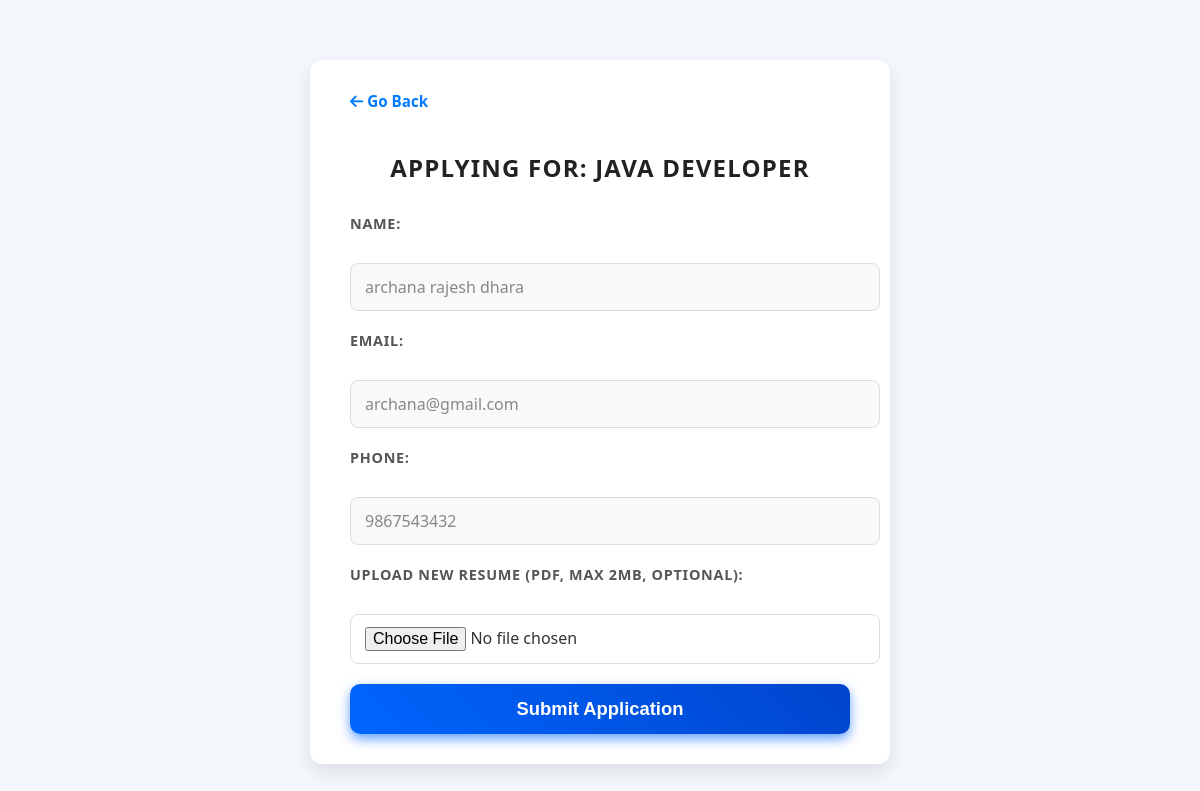
Page /apply.php?job_id=10 (signed in) on the committed database.
### tables this page shows
CREATE TABLE IF NOT EXISTS `jobs` (
  `job_id` int NOT NULL AUTO_INCREMENT,
  `title` varchar(255) DEFAULT NULL,
  `description` text,
  `posted_date` date NOT NULL DEFAULT (curdate()),
  `from_date` date DEFAULT NULL,
  `to_date` date DEFAULT NULL,
  `image` varchar(255) DEFAULT NULL,
  PRIMARY KEY (`job_id`)
);

CREATE TABLE IF NOT EXISTS `candidates` (
  `id` int NOT NULL AUTO_INCREMENT,
  `full_name` varchar(100) DEFAULT NULL,
  `email` varchar(100) DEFAULT NULL,
  `password` varchar(255) DEFAULT NULL,
  `contact` varchar(15) DEFAULT NULL,
  `gender` varchar(10) DEFAULT NULL,
  `qualification` varchar(100) DEFAULT NULL,
  `dob` date DEFAULT NULL,
  `photo` varchar(255) DEFAULT NULL,
  `resume` varchar(255) DEFAULT NULL,
  `experience_status` enum('Yes','No') DEFAULT NULL,
  `experience_details` text,
  `employee_type` tinyint(1) NOT NULL DEFAULT '0',
  `status` varchar(20) DEFAULT 'Pending',
  PRIMARY KEY (`id`),
  UNIQUE KEY `email` (`email`)
);

### apply.php (the view, shortened to what this page needs)
<?php
$conn = new mysqli("localhost", "root", "", "company_db");
$candidate_email = $_SESSION['candidate_email'];
$job_id = isset($_GET['job_id']) ? intval($_GET['job_id']) : 0;
$email_escaped = $conn->real_escape_string($candidate_email);
$sql = "SELECT * FROM candidates WHERE email = '$email_escaped'";
$result = $conn->query($sql);
$candidate = $result->fetch_assoc();
$job = null;
if ($job_id > 0) {
    $job_result = $conn->query("SELECT * FROM jobs WHERE job_id = $job_id");
    if ($job_result && $job_result->num_rows > 0) {
        $job = $job_result->fetch_assoc();
    }
}
?>
<!DOCTYPE html>
<html>
<head>
  <link rel="stylesheet" href="https://cdnjs.cloudflare.com/ajax/libs/font-awesome/6.5.0/css/all.min.css" />
</head>
<body>
<?php if ($job && $candidate): ?>
  <form action="submit_application.php" method="POST" enctype="multipart/form-data">
<a href="javascript:history.back()" style="
  display: inline-block;
  margin-bottom: 20px;
  text-decoration: none;
  color: #007bff;
  font-weight: 600;
  font-size: 0.95rem;
">
  <i class="fas fa-arrow-left"></i> Go Back
</a>
    <h2>Applying for: <?php echo htmlspecialchars($job['title']); ?></h2>
    <label>Name:</label><br>
    <input type="text" name="name" value="<?php echo htmlspecialchars($candidate['full_name']); ?>" readonly><br>
    <label>Email:</label><br>
    <input type="email" name="email" value="<?php echo htmlspecialchars($candidate['email']); ?>" readonly><br>
    <label>Phone:</label><br>
    <input type="text" name="phone" value="<?php echo htmlspecialchars($candidate['contact']); ?>" readonly><br>
    <label>Upload New Resume (PDF, max 2MB, optional):</label><br>
    <input type="file" name="resume" accept=".pdf"><br>
    <button type="submit">Submit Application</button>
  </form>
<?php else: ?>
  <p>Invalid job or candidate information not found.</p>
<?php endif; ?>
</body>
</html>

### apply.php (style rules this page uses)
body { font-family: 'Segoe UI', Tahoma, Geneva, Verdana, sans-serif; margin: 40px; background: #f4f7fc; color: #333; display: flex; justify-content: center; align-items: flex-start; min-height: 100vh; padding: 20px; }
form { background: #fff; max-width: 500px; width: 100%; padding: 30px 40px; border-radius: 12px; box-shadow: 0 8px 20px rgba(0,0,0,0.1); transition: box-shadow 0.3s ease; }
h2 { text-align: center; margin-bottom: 30px; font-weight: 700; color: #222; letter-spacing: 1.2px; text-transform: uppercase; }
label { display: block; font-weight: 600; margin-bottom: 8px; color: #555; text-transform: uppercase; font-size: 0.9rem; letter-spacing: 0.05em; }
input[type="text"], input[type="email"], input[type="file"], textarea { width: 100%; padding: 12px 14px; margin-bottom: 20px; border: 1.8px solid #ddd; border-radius: 8px; font-size: 1rem; transition: border-color 0.3s ease, box-shadow 0.3s ease; font-family: inherit; resize: vertical; }
input[readonly] { background: #f9f9f9; color: #888; cursor: not-allowed; }
button { display: block; width: 100%; padding: 14px 0; background: linear-gradient(45deg, #0066ff, #0044cc); border: none; border-radius: 10px; color: #fff; font-size: 1.15rem; font-weight: 700; cursor: pointer; box-shadow: 0 5px 12px rgba(0,102,255,0.6); transition: background 0.4s ease, box-shadow 0.4s ease; user-select: none; }

### rows in the picture
jobs: title "JAVA DEVELOPER"
candidates: name "archana rajesh dhara", email "archana@gmail.com", phone "9867543432"
